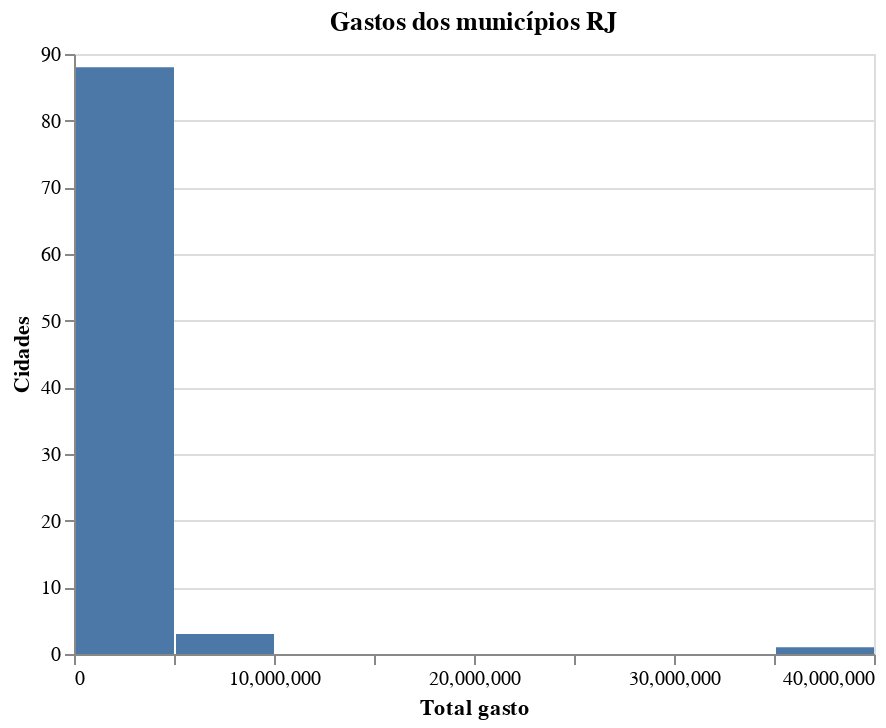

The notebook cell this image was saved under:
### Code cell
# Histograma com o gasto dos municípios.

alt.Chart(despesas_cid).mark_bar().encode(
    alt.X("gasto_cid:Q", title = "Total gasto", bin=True),
    alt.Y("count()", title = "Cidades"),
    tooltip = ["count()"]
).properties(title= "Gastos dos municípios RJ")

### Figure 1 — Vega-Lite specification as saved in the notebook (floating-point values rounded to 4 significant figures)
{"config": {"view": {"continuousWidth": 400, "continuousHeight": 300}}, "data": {"name": "data-5c34a1e6febc3dba2e6c7928e51a2c4e"}, "mark": "bar", "encoding": {"tooltip": [{"type": "quantitative", "aggregate": "count"}], "x": {"type": "quantitative", "bin": true, "field": "gasto_cid", "title": "Total gasto"}, "y": {"type": "quantitative", "aggregate": "count", "title": "Cidades"}}, "title": "Gastos dos municípios RJ", "$schema": "https://vega.github.io/schema/vega-lite/v4.8.1.json", "datasets": {"data-5c34a1e6febc3dba2e6c7928e51a2c4e": [{"muni_code": 60011, "muni": "RIO DE JANEIRO", "gasto_cid": 38090000.0}, {"muni_code": 58971, "muni": "SÃO GONÇALO", "gasto_cid": 8466000.0}, {"muni_code": 58190, "muni": "CAMPOS DOS GOYTACAZES", "gasto_cid": 5487000.0}, {"muni_code": 58653, "muni": "NITERÓI", "gasto_cid": 5478000.0}, {"muni_code": 58696, "muni": "NOVA IGUAÇU", "gasto_cid": 4954000.0}, {"muni_code": 58394, "muni": "ITAGUAÍ", "gasto_cid": 3281000.0}, {"muni_code": 58335, "muni": "DUQUE DE CAXIAS", "gasto_cid": 2956000.0}, {"muni_code": 59013, "muni": "SÃO JOÃO DE MERITI", "gasto_cid": 2651000.0}, {"muni_code": 58130, "muni": "CABO FRIO", "gasto_cid": 2647000.0}, {"muni_code": 58777, "muni": "PETRÓPOLIS", "gasto_cid": 2602000.0}, {"muni_code": 58491, "muni": "MAGÉ", "gasto_cid": 2274000.0}, {"muni_code": 58475, "muni": "MACAÉ", "gasto_cid": 2205000.0}, {"muni_code": 58670, "muni": "NOVA FRIBURGO", "gasto_cid": 2135000.0}, {"muni_code": 58041, "muni": "BELFORD ROXO", "gasto_cid": 2012000.0}, {"muni_code": 58017, "muni": "ANGRA DOS REIS", "gasto_cid": 1879000.0}, {"muni_code": 58378, "muni": "ITABORAÍ", "gasto_cid": 1798000.0}, {"muni_code": 59153, "muni": "TERESÓPOLIS", "gasto_cid": 1529000.0}, {"muni_code": 58203, "muni": "RIO DAS OSTRAS", "gasto_cid": 1527000.0}, {"muni_code": 59250, "muni": "VOLTA REDONDA", "gasto_cid": 1389000.0}, {"muni_code": 58637, "muni": "NILÓPOLIS", "gasto_cid": 1380000.0}, {"muni_code": 58033, "muni": "ARARUAMA", "gasto_cid": 1352000.0}, {"muni_code": 58122, "muni": "QUEIMADOS", "gasto_cid": 1323000.0}, {"muni_code": 58467, "muni": "MESQUITA", "gasto_cid": 1162000.0}, {"muni_code": 58530, "muni": "MARICÁ", "gasto_cid": 1161000.0}, {"muni_code": 59099, "muni": "SAQUAREMA", "gasto_cid": 1091000.0}, {"muni_code": 58432, "muni": "ITAPERUNA", "gasto_cid": 1037000.0}, {"muni_code": 58327, "muni": "PORTO REAL", "gasto_cid": 985600.0}, {"muni_code": 58149, "muni": "JAPERI", "gasto_cid": 946500.0}, {"muni_code": 58408, "muni": "ARMAÇÃO DOS BÚZIOS", "gasto_cid": 924600.0}, {"muni_code": 58076, "muni": "BARRA MANSA", "gasto_cid": 917500.0}, {"muni_code": 58718, "muni": "PARACAMBI", "gasto_cid": 893500.0}, {"muni_code": 59196, "muni": "TRÊS RIOS", "gasto_cid": 889100.0}, {"muni_code": 58750, "muni": "PARATY", "gasto_cid": 757500.0}, {"muni_code": 58254, "muni": "CASIMIRO DE ABREU", "gasto_cid": 725800.0}, {"muni_code": 58955, "muni": "SÃO FIDÉLIS", "gasto_cid": 723100.0}, {"muni_code": 58157, "muni": "CACHOEIRAS DE MACACU", "gasto_cid": 674400.0}, {"muni_code": 58009, "muni": "QUISSAMÃ", "gasto_cid": 671700.0}, {"muni_code": 58831, "muni": "RESENDE", "gasto_cid": 645600.0}, {"muni_code": 58858, "muni": "RIO BONITO", "gasto_cid": 644800.0}, {"muni_code": 58998, "muni": "SÃO JOÃO DA BARRA", "gasto_cid": 642200.0}, {"muni_code": 58106, "muni": "GUAPIMIRIM", "gasto_cid": 615700.0}, {"muni_code": 59030, "muni": "SÃO PEDRO DA ALDEIA", "gasto_cid": 580300.0}, {"muni_code": 58793, "muni": "PIRAÍ", "gasto_cid": 543100.0}, {"muni_code": 59315, "muni": "PATY DO ALFERES", "gasto_cid": 524300.0}, {"muni_code": 58734, "muni": "PARAÍBA DO SUL", "gasto_cid": 517600.0}, {"muni_code": 59218, "muni": "VALENÇA", "gasto_cid": 506400.0}, {"muni_code": 59110, "muni": "SILVA JARDIM", "gasto_cid": 502100.0}, {"muni_code": 58513, "muni": "MANGARATIBA", "gasto_cid": 500200.0}, {"muni_code": 58300, "muni": "CARAPEBUS", "gasto_cid": 436800.0}, {"muni_code": 59234, "muni": "VASSOURAS", "gasto_cid": 427800.0}, {"muni_code": 58289, "muni": "SÃO FRANCISCO DE ITABAPOANA", "gasto_cid": 409000.0}, {"muni_code": 58050, "muni": "BARRA DO PIRAÍ", "gasto_cid": 406600.0}, {"muni_code": 58912, "muni": "SANTA MARIA MADALENA", "gasto_cid": 397500.0}, {"muni_code": 58440, "muni": "ITATIAIA", "gasto_cid": 388300.0}, {"muni_code": 58270, "muni": "CONCEIÇÃO DE MACABU", "gasto_cid": 378900.0}, {"muni_code": 58360, "muni": "TANGUÁ", "gasto_cid": 374000.0}, {"muni_code": 58815, "muni": "PORCIÚNCULA", "gasto_cid": 367200.0}, {"muni_code": 58114, "muni": "BOM JESUS DO ITABAPOANA", "gasto_cid": 351400.0}, {"muni_code": 58424, "muni": "SEROPÉDICA", "gasto_cid": 350800.0}, {"muni_code": 58262, "muni": "IGUABA GRANDE", "gasto_cid": 332000.0}, {"muni_code": 59277, "muni": "ARRAIAL DO CABO", "gasto_cid": 325100.0}, {"muni_code": 58068, "muni": "CARDOSO MOREIRA", "gasto_cid": 311000.0}, {"muni_code": 58297, "muni": "CORDEIRO", "gasto_cid": 284300.0}, {"muni_code": 58351, "muni": "ENGENHEIRO PAULO DE FRONTIN", "gasto_cid": 262700.0}, {"muni_code": 58165, "muni": "COMENDADOR LEVY GASPARIAN", "gasto_cid": 257700.0}, {"muni_code": 58939, "muni": "SANTO ANTÔNIO DE PÁDUA", "gasto_cid": 254200.0}, {"muni_code": 58556, "muni": "MENDES", "gasto_cid": 253400.0}, {"muni_code": 58246, "muni": "PINHEIRAL", "gasto_cid": 243200.0}, {"muni_code": 58343, "muni": "SÃO JOSÉ DE UBÁ", "gasto_cid": 208300.0}, {"muni_code": 58610, "muni": "NATIVIDADE", "gasto_cid": 205500.0}, {"muni_code": 59137, "muni": "SUMIDOURO", "gasto_cid": 203800.0}, {"muni_code": 59072, "muni": "SAPUCAIA", "gasto_cid": 200000.0}, {"muni_code": 59170, "muni": "TRAJANO DE MORAES", "gasto_cid": 193700.0}, {"muni_code": 58025, "muni": "QUATIS", "gasto_cid": 191600.0}, {"muni_code": 59331, "muni": "SÃO JOSÉ DO VALE DO RIO PRETO", "gasto_cid": 191000.0}, {"muni_code": 58092, "muni": "BOM JARDIM", "gasto_cid": 185700.0}, {"muni_code": 58890, "muni": "RIO DAS FLORES", "gasto_cid": 182500.0}, {"muni_code": 58874, "muni": "RIO CLARO", "gasto_cid": 172100.0}, {"muni_code": 58238, "muni": "CARMO", "gasto_cid": 166000.0}, {"muni_code": 58599, "muni": "MIRACEMA", "gasto_cid": 160500.0}, {"muni_code": 58416, "muni": "ITAOCARA", "gasto_cid": 159700.0}, {"muni_code": 58211, "muni": "CANTAGALO", "gasto_cid": 158100.0}, {"muni_code": 58173, "muni": "CAMBUCI", "gasto_cid": 156800.0}, {"muni_code": 58572, "muni": "MIGUEL PEREIRA", "gasto_cid": 144400.0}, {"muni_code": 58220, "muni": "AREAL", "gasto_cid": 141700.0}, {"muni_code": 59293, "muni": "ITALVA", "gasto_cid": 117900.0}, {"muni_code": 58084, "muni": "VARRE-SAI", "gasto_cid": 112200.0}, {"muni_code": 58181, "muni": "APERIBÉ", "gasto_cid": 100400.0}, {"muni_code": 58319, "muni": "DUAS BARRAS", "gasto_cid": 98740.0}, {"muni_code": 58459, "muni": "LAJE DO MURIAÉ", "gasto_cid": 91940.0}, {"muni_code": 59056, "muni": "SÃO SEBASTIÃO DO ALTO", "gasto_cid": 91560.0}, {"muni_code": 58386, "muni": "MACUCO", "gasto_cid": 65190.0}]}}
